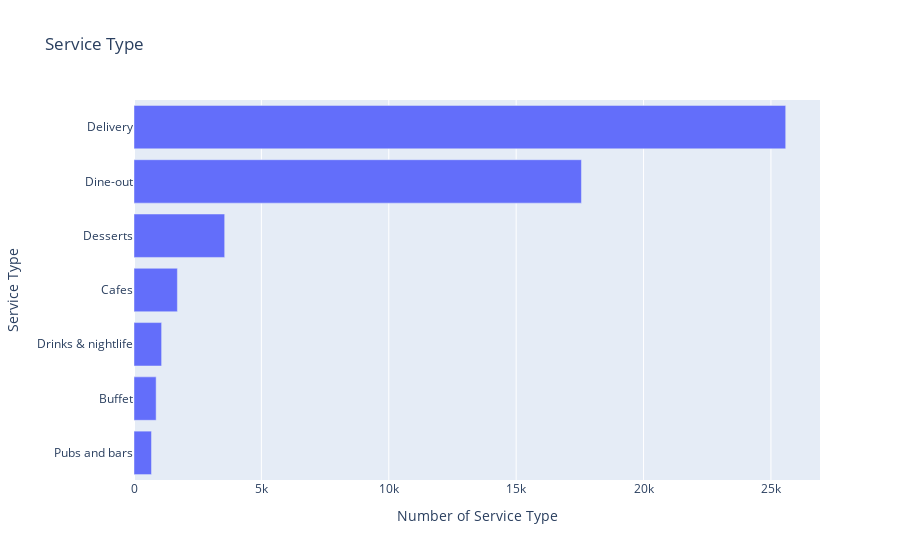

Notebook code for this chart:
### Code cell
x=zomato["service type"].value_counts().sort_values()
y=x.index
fig=px.bar(x=x,y=y,labels={"y":"Service Type","x":"Number of Service Type"},title="Service Type")
fig.show()

### Figure 1 — Plotly figure (JSON) as saved in the notebook; plotly's stock layout.template omitted (floating-point values rounded to 4 significant figures)
{"data": [{"alignmentgroup": "True", "hovertemplate": "Number of Service Type=%{x}<br>Service Type=%{y}<extra></extra>", "legendgroup": "", "marker": {"color": "#636efa", "pattern": {"shape": ""}}, "name": "", "offsetgroup": "", "orientation": "h", "showlegend": false, "textposition": "auto", "type": "bar", "x": [686, 869, 1084, 1703, 3559, 17562, 25579], "xaxis": "x", "y": ["Pubs and bars", "Buffet", "Drinks & nightlife", "Cafes", "Desserts", "Dine-out", "Delivery"], "yaxis": "y"}], "layout": {"barmode": "relative", "legend": {"tracegroupgap": 0}, "title": {"text": "Service Type"}, "xaxis": {"anchor": "y", "domain": [0, 1], "title": {"text": "Number of Service Type"}}, "yaxis": {"anchor": "x", "domain": [0, 1], "title": {"text": "Service Type"}}}}
